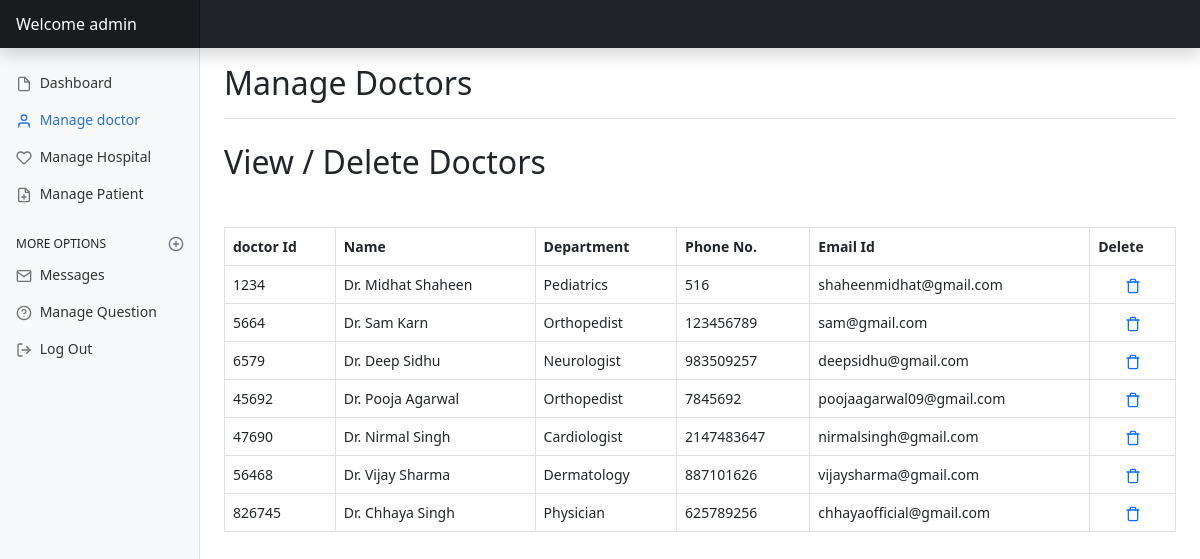
The page /admin/admindoctor.php (signed in) on the database its author committed.
### tables this page shows
CREATE TABLE `doctor` (
  `doctorId` int(9) NOT NULL,
  `password` varchar(255) NOT NULL,
  `hid` bigint(20) NOT NULL,
  `doctorFirstName` varchar(50) NOT NULL,
  `doctorLastName` varchar(50) NOT NULL,
  `doctorDepartment` varchar(50) NOT NULL,
  `doctorGender` varchar(10) NOT NULL,
  `doctorPhone` int(15) NOT NULL,
  `doctorEmail` varchar(50) NOT NULL,
  `doctorDOB` date NOT NULL
);

### admin/admindoctor.php (the view, shortened to what this page needs)
<?php
include_once '../assets/conn/dbconnect.php';
$usersession = $_SESSION['adminSession'];
?>
<!DOCTYPE html>
<html lang="en">
<head>
    <link href="assets/css/bootstrap.min.css" rel="stylesheet">
    <link href="dashboard.css" rel="stylesheet">
</head>
<body>
    <header class="navbar navbar-dark sticky-top bg-dark flex-md-nowrap p-0 shadow">
        <a class="navbar-brand col-md-3 col-lg-2 me-0 px-3 fs-6" href="admindashboard.php">Welcome
            <?php echo $usersession; ?>
        </a>
    </header>
    <div class="container-fluid">
        <div class="row">
            <nav id="sidebarMenu" class="col-md-3 col-lg-2 d-md-block bg-light sidebar collapse">
                <div class="position-sticky pt-3 sidebar-sticky">
                    <ul class="nav flex-column">
                        <li class="nav-item">
                            <a class="nav-link" aria-current="page" href="admindashboard.php">
                                <span data-feather="file" class="align-text-bottom"></span>
                                Dashboard
                            </a>
                        </li>
                        <li class="nav-item">
                            <a class="nav-link active" href="adminpatient.php">
                                <span data-feather="user" class="align-text-bottom"></span>
                                Manage doctor
                            </a>
                        </li>
                        <li class="nav-item">
                            <a class="nav-link" href="adminhospital.php">
                                <span data-feather="heart" class="align-text-bottom"></span>
                                Manage Hospital
                            </a>
                        </li>
                        <li class="nav-item">
                            <a class="nav-link" aria-current="page" href="adminpatient.php">
                                <span data-feather="file-plus" class="align-text-bottom"></span>
                                Manage Patient
                            </a>
                        </li>
                    </ul>
                    <h6 class="sidebar-heading d-flex justify-content-between align-items-center px-3 mt-4 mb-1 text-uppercase">
                        <span>More options</span>
                        <a class="link-secondary" href="#" aria-label="Add a new report">
                            <span data-feather="plus-circle" class="align-text-bottom"></span>
                        </a>
                    </h6>
                    <ul class="nav flex-column mb-2">
                        <li class="nav-item">
                            <a class="nav-link" href="admincontact.php">
                                <span data-feather="mail"></span>
                                Messages
                            </a>
                        </li>
                        <li class="nav-item">
                            <a class="nav-link" href="adminquestion.php">
                                <span data-feather="help-circle"></span>
                                Manage Question
                            </a>
                        </li>
                        <li class="nav-item">
                            <a class="nav-link" href="logout.php?logout">
                                <span data-feather="log-out"></span>
                                Log Out
                            </a>
                        </li>
                    </ul>
                </div>
            </nav>
            <main class="col-md-9 ms-sm-auto col-lg-10 px-md-4">
                <div class="d-flex justify-content-between flex-wrap flex-md-nowrap align-items-center pt-3 pb-2 mb-3 border-bottom">
                    <h1 class="h2">Manage Doctors</h1>
                </div>
                <h2 class="my-4">View / Delete Doctors</h2>
                <br />
                <div class="table-responsive">
                    <table class="table table-hover table-bordered">
                        <thead>
                            <tr class="filters">
                                <th>doctor Id</th>
                                <th>Name</th>
                                <th>Department</th>
                                <th>Phone No.</th>
                                <th>Email Id</th>
                                <th>Delete</th>
                            </tr>
                        </thead>
                        <?php
                        $result = mysqli_query($con, "SELECT * FROM doctor");
                        while ($doctor = mysqli_fetch_array($result)) {
                            echo "<tbody>";
                            echo "<tr>";
                            echo "<td>" . $doctor['doctorId'] . "</td>";
                            echo "<td>Dr. " . $doctor['doctorFirstName'] . ' ' . $doctor['doctorLastName'] . "</td>";
                            echo "<td>" . $doctor['doctorDepartment'] . "</td>";
                            echo "<td>" . $doctor['doctorPhone'] . "</td>";
                            echo "<td>" . $doctor['doctorEmail'] . "</td>";
                            echo "<td class='text-center'><a href='admindoctor.php?delete=" . $doctor['doctorId'] . "'id='d" . $doctor['doctorId'] . "' class='delete'><span  data-feather='trash' aria-hidden='true'></span></a></td>";
                        }
                        echo "</tr>";
                        echo "</tbody>";
                        ?>
                </div>
            </main>
        </div>
    </div>
</body>
</html>

### admin/dashboard.css (style rules this page uses)
body { font-size: .875rem; }
.feather { width: 16px; height: 16px; }
.sidebar { position: fixed; top: 0; bottom: 0; left: 0; z-index: 100; padding: 48px 0 0; box-shadow: inset -1px 0 0 rgba(0, 0, 0, .1); }
.sidebar-sticky { height: calc(100vh - 48px); overflow-x: hidden; overflow-y: auto; }
.sidebar .nav-link { font-weight: 500; color: #333; }
.sidebar .nav-link .feather { margin-right: 4px; color: #727272; }
.sidebar .nav-link.active { color: #2470dc; }
.sidebar .nav-link:hover .feather, .sidebar .nav-link.active .feather { color: inherit; }
.sidebar-heading { font-size: .75rem; }
.navbar-brand { padding-top: .75rem; padding-bottom: .75rem; background-color: rgba(0, 0, 0, .25); box-shadow: inset -1px 0 0 rgba(0, 0, 0, .25); }

### rows shown on the page
doctor: doctorId "1234", doctorFirstName "Midhat", doctorLastName "Shaheen", doctorDepartment "Pediatrics", doctorPhone "516", doctorEmail "shaheenmidhat@gmail.com"
doctor: doctorId "5664", doctorFirstName "Sam", doctorLastName "Karn", doctorDepartment "Orthopedist", doctorPhone "123456789", doctorEmail "sam@gmail.com"
doctor: doctorId "6579", doctorFirstName "Deep", doctorLastName "Sidhu", doctorDepartment "Neurologist", doctorPhone "983509257", doctorEmail "deepsidhu@gmail.com"
doctor: doctorId "45692", doctorFirstName "Pooja", doctorLastName "Agarwal", doctorDepartment "Orthopedist", doctorPhone "7845692", doctorEmail "poojaagarwal09@gmail.com"
doctor: doctorId "47690", doctorFirstName "Nirmal", doctorLastName "Singh", doctorDepartment "Cardiologist", doctorPhone "2147483647", doctorEmail "nirmalsingh@gmail.com"
doctor: doctorId "56468", doctorFirstName "Vijay", doctorLastName "Sharma", doctorDepartment "Dermatology", doctorPhone "887101626", doctorEmail "vijaysharma@gmail.com"
doctor: doctorId "826745", doctorFirstName "Chhaya", doctorLastName "Singh", doctorDepartment "Physician", doctorPhone "625789256", doctorEmail "chhayaofficial@gmail.com"

### other values the page prints
$usersession "admin"
